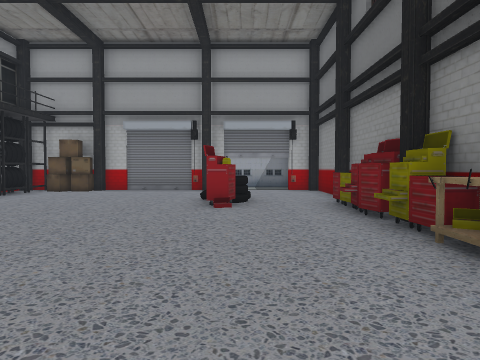
View 1 (above)

12 first-person views from a walk through a 3-D level made in the Unity game engine. The camera is 1.5 m above the floor, tilts 2° down and sees 70° across. The floor is counted in squares, 2 m on a side. Each view is taken from the middle of a square. On the plan, view 1 faces up. The plan holds only what a view shows up to about 11 squares ahead; the rest is blank. The player is left out.

View 2
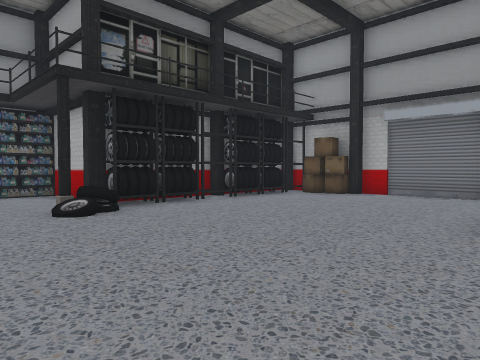

View 3
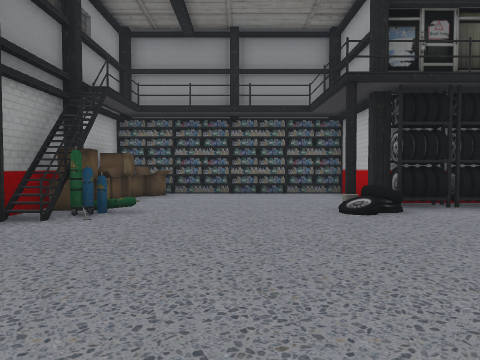

View 4
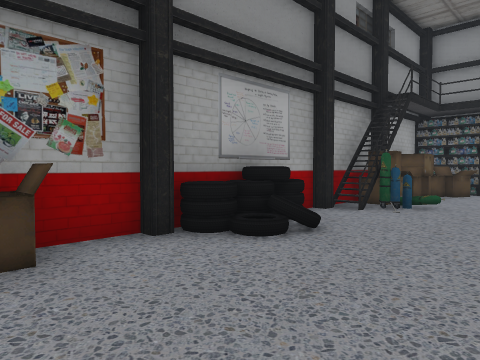

View 5
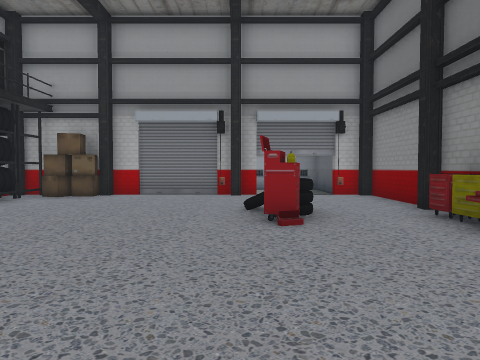

View 6
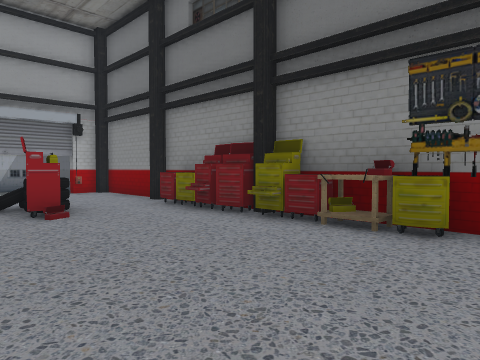

View 7
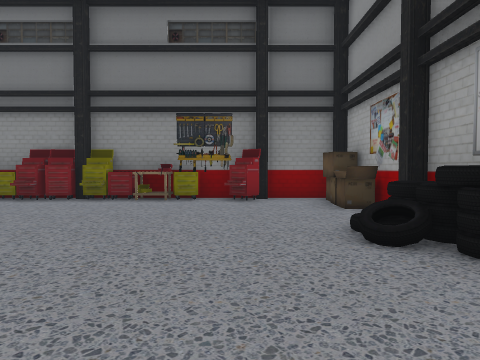

View 8
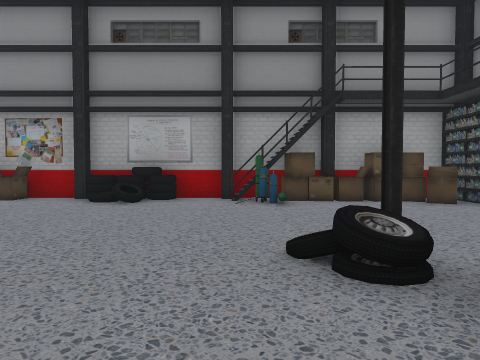

View 9
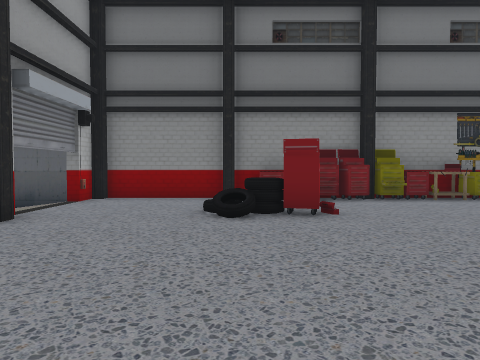

View 10
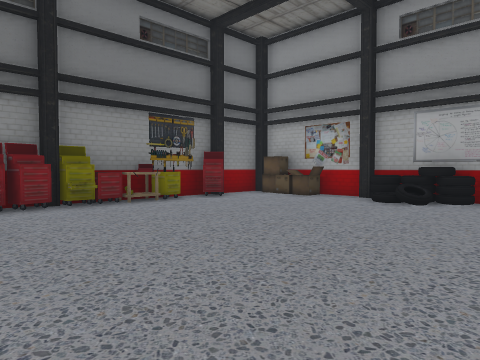

View 11
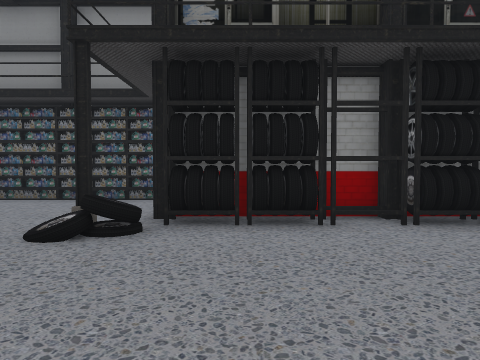

View 12
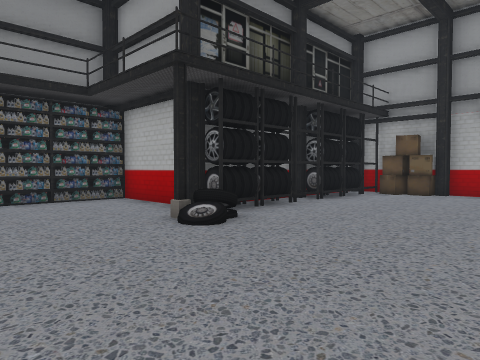

### Floor plan
Points are (right, up) in squares from view 1. A wall is a line through its corners. A room is listed if a view was taken in it or the views show most of it. See-through windows are left out.
Room 1 (views 1, 2, 3, 4, 5, 6, 7, 8, 9, 10, 11, 12)
walls: (-6.2, 5) (-7, 5); (-6.3, 5.1) (-7, 4.9); (-6.4, 5) (-7, 5.1) (-7, 4.6); (-6.4, 5.3) (-7, 5.2); (-6.4, 5.9) (-6.5, 5.4) (-6.4, 5.4); (-6.7, 5.7) (-6.5, 5.4); (-6.3, 6.7) (-6.6, 6.1); (-6.4, 6.6) (-6.7, 6.1); (-6.2, 6.9) (-6.4, 6.1); (-6.6, 7) (-6.4, 5.5) (-6.4, 5.4); (-6.5, 7.4) (-6.5, 5.4); (-7.9, 5) (-10.1, 5); (2, 4.1) (2, 4.8); (2, 5) (1.9, 5.5); (2, 5.7) (2, 6.3); (2.3, 4.1) (2.3, 5) (2.1, 5.6) (2.2, 6.3); (2.1, 5.5) (2.5, 5.6); (-1.4, -1.3) (-0.9, -1.3); (2.1, 6.2) (2, 6.9); (-6.2, -0.6) (-5.8, -1); (2.6, 3.6) (2.1, 3.5) (2, 4.2); (1.8, 0.8) (2.2, 1.3); (-6.4, 8.8) (-6.7, 8.4); (1.9, 0.7) (2.3, 1.2); (-7, 8.5) (-7, 7); (-6.5, 9) (-6.2, 8.3) (-7.3, 8.3) (-7.3, 5); (2.6, 6.5) (2.6, 11.6); (-6.3, 9.2) (-6.5, 8.3); (2.5, 7) (2, 7); (2.2, 0.5) (1.6, 1); (-6.5, 9.7) (-6.4, 8.3); (-7.1, -1.3) (-6.1, -1.3); (-7.1, -1.6) (1.5, -1.6); (-6.2, 10.2) (-6.3, 9.4) (-7.1, 9.4); (-6.5, 10.3) (-6.3, 9.4); (-7.3, 10.1) (-7.3, 8.5); (-6.5, 10.6) (-6.5, 8.3); (2.6, -1.2) (2.6, 4.1) (1.8, 4.1); (-1.2, 11.7) (-4.5, 11.7); (-0.5, 11.7) (-1, 11.7); (-10.1, -1.6) (-7.4, -1.6); (2.4, 11.7) (1.6, 11.7)
low walls: (1.8, 4.1) (1.8, 4.7); (1.7, 5.7) (1.8, 6.3); (-5.5, -0.8) (-5.5, -1.4); (1.6, 1) (2, 1.4); (-5.8, -0.8) (-5.8, -1.4)
ways out: opening at (0.5, 12)
objects: box (-10, -1) to (-9, 0); shelf (-10, 0) to (-10, 1); shelf (-10, 2) to (-10, 4); box (-9, -1); box (-8, -1); box (-7, -1); tank (-6, 0); wheel (-6, 5); tank (-5, -1); wheel (-3, -1) to (-2, -1); box (0, -2) to (2, -1); other object (0, 7); wheel (0, 8); toolbox (2, 3)

Positions as (right, up) in squares from view 1, and headings:
1: (0, 0), facing up
2: (0, 2), facing up-left
3: (0, 2), facing left
4: (1, 2), facing down-left
5: (-1, 2), facing up
6: (-2, 1), facing up-right
7: (-6, 1), facing right
8: (-5, 7), facing down
9: (-6, 8), facing right
10: (-5, 7), facing down-right
11: (-2, 6), facing left
12: (-2, 1), facing up-left
